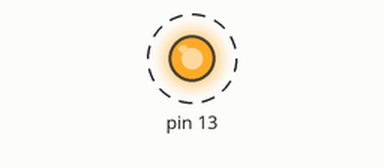
Bench run of a sketch on a simulated Arduino Uno, built with avr-gcc and run on an emulated ATmega328P. Parts: output pins drawn as LEDs (lit = HIGH). Dashed ring = blinking. What the sketch prints to the serial monitor is not drawn.

Above: at 0.05 s.
Timing chart, 0 to 3.0 s (numbered marks = the images above):
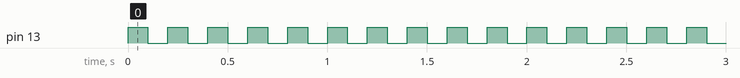

Measured:
- by itself, pin 13: alternates HIGH for 0.10 s and LOW for 0.10 s

The sketch:

test_blink.ino
```cpp
// Prueba mínima Due: LED L (pin 13) parpadea 5 Hz + contador por Serial (115200)
unsigned long n=0;
void setup(){ pinMode(13,OUTPUT); Serial.begin(115200); }
void loop(){
  digitalWrite(13,HIGH); delay(100); digitalWrite(13,LOW); delay(100);
  Serial.print("vivo "); Serial.println(n++);
}
```
